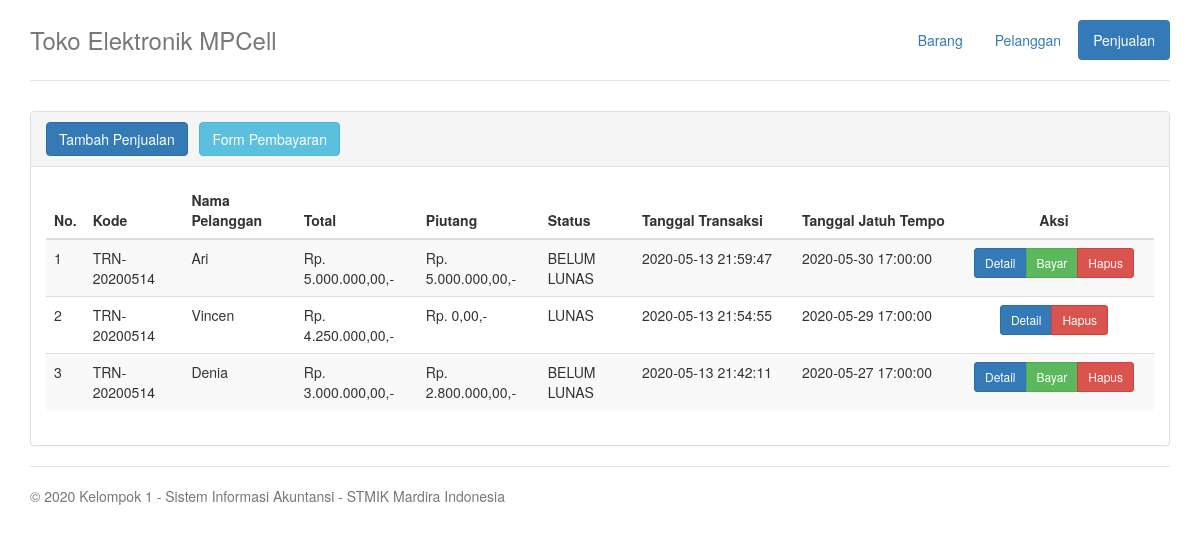
/index.php/penjualan, run on the app's committed database.
### tables this page shows
CREATE TABLE `penjualan` (
  `id` int(11) NOT NULL,
  `kode` varchar(150) NOT NULL,
  `pelanggan_id` int(11) NOT NULL,
  `barang_id` int(11) NOT NULL,
  `harga` double NOT NULL,
  `qty` smallint(6) NOT NULL,
  `total` double NOT NULL,
  `tanggal_jatuh_tempo` timestamp NULL DEFAULT NULL,
  `status` varchar(20) NOT NULL,
  `tanggal` timestamp NULL DEFAULT current_timestamp()
);

CREATE TABLE `pelanggan` (
  `id` int(11) NOT NULL,
  `nama` varchar(150) NOT NULL,
  `no_hp` varchar(25) NOT NULL,
  `alamat` text NOT NULL
);

### application/controllers/Penjualan.php (called while the page is built, shortened)
<?php
class Penjualan extends MY_Controller
{
    public function __construct()
    {
        $this->load->model(array('penjualan_model', 'pelanggan_model', 'barang_model'));
    }
    public function index()
    {
        $data['list_penjualan'] = $this->penjualan_model->listPenjualan();
        $data['view'] = 'penjualan/index';
        $data['title'] = 'Penjualan';
        $this->load->view('layout', $data);
    }
}

### index.php (called while the page is built, shortened)
<?php
require_once BASEPATH.'core/CodeIgniter.php';

### application/models/Penjualan_model.php (called while the page is built, shortened)
<?php
class Penjualan_model extends CI_Model
{
    public function listPenjualan($where = array(), $where_like = array(), $orderBy = array())
    {
        $this->db->select('penjualan.*')
                ->select('pelanggan.nama as nama_pelanggan, pelanggan.no_hp as no_hp, pelanggan.alamat')
                ->select('barang.nama as nama_barang')
                ->select('COALESCE(pembayaran.total_terbayar, 0) as total_terbayar')
                ->select('(penjualan.total - COALESCE(pembayaran.total_terbayar, 0)) as piutang');
        $this->db->from('penjualan')
                ->join('pelanggan', 'penjualan.pelanggan_id = pelanggan.id')
                ->join('barang', 'penjualan.barang_id = barang.id')
                ->join("(SELECT penjualan_id, SUM(nominal) as total_terbayar FROM pembayaran GROUP BY penjualan_id) as pembayaran", "penjualan.id = pembayaran.penjualan_id", "left");
        $this->db->order_by("tanggal", "DESC");
        $query = $this->db->get();
        return $query->result();
    }
}

### application/helpers/my_helper.php (called while the page is built)
<?php
if (!function_exists('format_rp')) {
    function format_rp($value, $symbol = true)
    {
        $format = number_format($value, 2, ',', '.');
        return ($symbol) ? "Rp. " . $format . ',-' : $format;
    }
}

### application/views/penjualan/index.php (the view, shortened to what this page needs)
<div class="row">
    <div class="col-md-12">
        <div class="panel panel-default">
            <div class="panel-heading">
                <a href="<?php echo site_url('penjualan/tambah'); ?>" class="btn btn-primary">Tambah Penjualan</a>
                <a href="<?php echo site_url('penjualan/pembayaran'); ?>" class="btn btn-info">Form Pembayaran</a>
            </div>
            <div class="panel-body">
                <table class="table table-striped table-hover">
                    <thead>
                        <tr>
                            <th style="width: 10px;">No.</th>
                            <th>Kode</th>
                            <th>Nama Pelanggan</th>
                            <th>Total</th>
                            <th>Piutang</th>
                            <th>Status</th>
                            <th style="width: 160px;">Tanggal Transaksi</th>
                            <th style="width: 160px;">Tanggal Jatuh Tempo</th>
                            <th class="text-center" style="width: 200px;">Aksi</th>
                        </tr>
                    </thead>
                    <tbody>
                        <?php if (!empty($list_penjualan)) { ?>
                            <?php $no = 0;
                            foreach ($list_penjualan as $penjualan) { ?>
                                <tr>
                                    <td><?php echo $no += 1; ?></td>
                                    <td><?php echo $penjualan->kode; ?></td>
                                    <td><?php echo $penjualan->nama_pelanggan; ?></td>
                                    <td><?php echo format_rp($penjualan->total); ?></td>
                                    <td><?php echo format_rp($penjualan->piutang); ?></td>
                                    <td><?php echo $penjualan->status; ?></td>
                                    <td><?php echo $penjualan->tanggal; ?></td>
                                    <td><?php echo $penjualan->tanggal_jatuh_tempo; ?></td>
                                    <td class="text-center">
                                        <div class="btn-group">
                                            <a href="<?php echo site_url("penjualan/detail/" . $penjualan->id) ?>" class="btn btn-primary btn-sm">Detail</a>
                                            <?php if($penjualan->status == 'BELUM LUNAS'): ?>
                                                <a href="<?php echo site_url("penjualan/pembayaran?penjualan_id=" . $penjualan->id) ?>" class="btn btn-success btn-sm">Bayar</a>
                                            <?php endif; ?>
                                            <a href="<?php echo site_url("penjualan/delete/" . $penjualan->id) ?>" class="btn btn-danger btn-sm">Hapus</a>
                                        </div>
                                    </td>
                                </tr>
                            <?php } ?>
                        <?php } else { ?>
                            <tr>
                                <td colspan="9" class="text-center">Tidak ada data Penjualan</td>
                            </tr>
                        <?php } ?>
                    </tbody>
                </table>
            </div>
        </div>
    </div>
</div>

### application/views/layout.php (shortened to what this page needs)
<!DOCTYPE html>
<html>
<head>
    <link rel="stylesheet" href="<?php echo base_url('assets/bootstrap/css/bootstrap.min.css') ?>">
    <link rel="stylesheet" href="<?php echo base_url('assets/css/jumbotron-narrow.css') ?>">
</head>
<body>
    <div class="container" style="max-width: 100%;">
        <div class="header clearfix">
            <nav>
                <ul class="nav nav-pills pull-right">
                    <li role="presentation" class="<?php echo $this->uri->segment(1) == '' || $this->uri->segment(1) == 'barang' ? 'active' : '' ?>"><a href="<?php echo site_url('barang'); ?>">Barang</a></li>
                    <li role="presentation" class="<?php echo $this->uri->segment(1) == 'pelanggan' ? 'active' : '' ?>"><a href="<?php echo site_url('pelanggan'); ?>">Pelanggan</a></li>
                    <li role="presentation" class="<?php echo $this->uri->segment(1) == 'penjualan' ? 'active' : '' ?>"><a href="<?php echo site_url('penjualan'); ?>">Penjualan</a></li>
                </ul>
            </nav>
            <h3 class="text-muted"><?php echo APP_NAME; ?></h3>
        </div>
        <?php $this->load->view('feedback'); ?>
        <?php $this->load->view($view); ?>
        <footer class="footer">
            <p>&copy; <?php echo date('Y'); ?> <?php echo APP_AUTHOR; ?></p>
        </footer>
    </div>
</body>
</html>

### assets/css/jumbotron-narrow.css (style rules this page uses)
body { padding-top: 20px; padding-bottom: 20px; }
.header, .marketing, .footer { padding-right: 15px; padding-left: 15px; }
.header { padding-bottom: 20px; border-bottom: 1px solid #e5e5e5; }
.header h3 { margin-top: 0; margin-bottom: 0; line-height: 40px; }
.footer { padding-top: 19px; color: #777; border-top: 1px solid #e5e5e5; }
@media (min-width: 768px) { .container { max-width: 730px; } }
@media screen and (min-width: 768px) { .header, .marketing, .footer { padding-right: 0; padding-left: 0; } }
@media screen and (min-width: 768px) { .header { margin-bottom: 30px; } }

### data on the page
penjualan: no "1", kode "TRN-20200514", pelanggan.nama "Ari", total "Rp. 5.000.000,00,-", piutang "Rp. 5.000.000,00,-", status "BELUM LUNAS", tanggal "2020-05-13 21:59:47", tanggal_jatuh_tempo "2020-05-30 17:00:00"
penjualan: no "2", kode "TRN-20200514", pelanggan.nama "Vincen", total "Rp. 4.250.000,00,-", piutang "Rp. 0,00,-", status "LUNAS", tanggal "2020-05-13 21:54:55", tanggal_jatuh_tempo "2020-05-29 17:00:00"
penjualan: no "3", kode "TRN-20200514", pelanggan.nama "Denia", total "Rp. 3.000.000,00,-", piutang "Rp. 2.800.000,00,-", status "BELUM LUNAS", tanggal "2020-05-13 21:42:11", tanggal_jatuh_tempo "2020-05-27 17:00:00"

### other printed values
APP_NAME "Toko Elektronik MPCell"
APP_AUTHOR "Kelompok 1 - Sistem Informasi Akuntansi - STMIK Mardira Indonesia"
